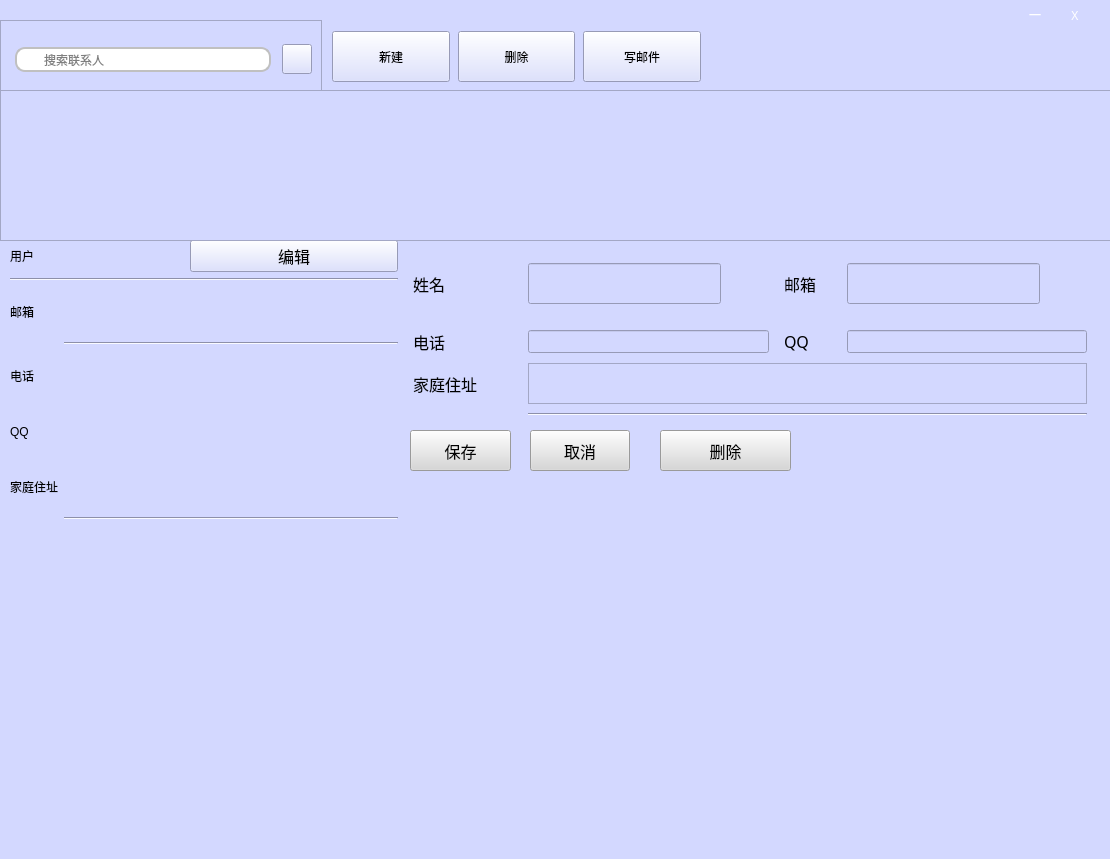
 <widget class="QWidget" name="Form">
  <property name="geometry">
   <rect>
    <x>0</x>
    <y>0</y>
    <width>1110</width>
    <height>859</height>
   </rect>
  </property>
  <property name="focusPolicy">
   <enum>Qt::StrongFocus</enum>
  </property>
  <property name="contextMenuPolicy">
   <enum>Qt::ActionsContextMenu</enum>
  </property>
  <property name="windowTitle">
   <string>联系人</string>
  </property>
  <property name="styleSheet">
   <string notr="true">background-color: rgb(211, 216, 255);</string>
  </property>
  <widget class="QWidget" name="widget_3" native="true">
   <property name="geometry">
    <rect>
     <x>2</x>
     <y>0</y>
     <width>943</width>
     <height>30</height>
    </rect>
   </property>
   <property name="minimumSize">
    <size>
     <width>40</width>
     <height>30</height>
    </size>
   </property>
   <property name="maximumSize">
    <size>
     <width>16777215</width>
     <height>30</height>
    </size>
   </property>
   <property name="styleSheet">
    <string notr="true">/*background: rgb(68, 69, 73);*/</string>
   </property>
   <layout class="QHBoxLayout" name="horizontalLayout_10" stretch="">
    <property name="spacing">
     <number>5</number>
    </property>
    <property name="leftMargin">
     <number>5</number>
    </property>
    <property name="topMargin">
     <number>0</number>
    </property>
    <property name="rightMargin">
     <number>5</number>
    </property>
    <property name="bottomMargin">
     <number>0</number>
    </property>
   </layout>
  </widget>
  <widget class="QFrame" name="frame_2">
   <property name="geometry">
    <rect>
     <x>0</x>
     <y>20</y>
     <width>322</width>
     <height>79</height>
    </rect>
   </property>
   <property name="frameShape">
    <enum>QFrame::StyledPanel</enum>
   </property>
   <property name="frameShadow">
    <enum>QFrame::Raised</enum>
   </property>
   <layout class="QHBoxLayout" name="horizontalLayout_3" stretch="0,0">
    <item>
     <widget class="QFrame" name="frame_3">
      <property name="frameShape">
       <enum>QFrame::NoFrame</enum>
      </property>
      <property name="frameShadow">
       <enum>QFrame::Plain</enum>
      </property>
      <property name="lineWidth">
       <number>1</number>
      </property>
      <layout class="QHBoxLayout" name="horizontalLayout_7">
       <property name="spacing">
        <number>0</number>
       </property>
       <property name="leftMargin">
        <number>5</number>
       </property>
       <property name="topMargin">
        <number>5</number>
       </property>
       <property name="rightMargin">
        <number>5</number>
       </property>
       <property name="bottomMargin">
        <number>5</number>
       </property>
       <item>
        <widget class="QLabel" name="searchlabel">
         <property name="minimumSize">
          <size>
           <width>25</width>
           <height>25</height>
          </size>
         </property>
         <property name="maximumSize">
          <size>
           <width>22</width>
           <height>25</height>
          </size>
         </property>
         <property name="styleSheet">
          <string notr="true">
border:2px solid gray;
border-top-left-radius:10px;
border-bottom-left-radius:10px;
padding:2px 2px;
border-right: none; 
border-color:silver;
background-color: rgb(255, 255, 255);
color: #000;</string>
         </property>
         <property name="text">
          <string/>
         </property>
         <property name="pixmap">
          <pixmap>search24.png</pixmap>
         </property>
        </widget>
       </item>
       <item>
        <widget class="QLineEdit" name="searchEdit">
         <property name="minimumSize">
          <size>
           <width>0</width>
           <height>25</height>
          </size>
         </property>
         <property name="sizeIncrement">
          <size>
           <width>0</width>
           <height>24</height>
          </size>
         </property>
         <property name="focusPolicy">
          <enum>Qt::ClickFocus</enum>
         </property>
         <property name="styleSheet">
          <string notr="true">border:2px solid gray;
padding:2px 2px; 
border-left: 0px;
border-right:0px;
border-color:silver;

background-color: rgb(255, 255, 255);
    color: #000;
   /*border: 2px solid #555;*/

</string>
         </property>
         <property name="text">
          <string/>
         </property>
         <property name="placeholderText">
          <string>搜索联系人</string>
         </property>
        </widget>
       </item>
       <item>
        <widget class="QLabel" name="Xlabel">
         <property name="minimumSize">
          <size>
           <width>25</width>
           <height>25</height>
          </size>
         </property>
         <property name="maximumSize">
          <size>
           <width>25</width>
           <height>25</height>
          </size>
         </property>
         <property name="styleSheet">
          <string notr="true">
border:2px solid gray;
border-top-right-radius:10px;
border-bottom-right-radius:10px;
padding:2px 2px;
border-color:silver;
border-left:none;

background-color: rgb(255, 255, 255);
color: #000;

</string>
         </property>
         <property name="text">
          <string/>
         </property>
         <property name="alignment">
          <set>Qt::AlignCenter</set>
         </property>
        </widget>
       </item>
      </layout>
     </widget>
    </item>
    <item>
     <widget class="QPushButton" name="toolButton">
      <property name="minimumSize">
       <size>
        <width>30</width>
        <height>30</height>
       </size>
      </property>
      <property name="maximumSize">
       <size>
        <width>30</width>
        <height>30</height>
       </size>
      </property>
      <property name="focusPolicy">
       <enum>Qt::NoFocus</enum>
      </property>
      <property name="styleSheet">
       <string notr="true">/*QPushButton {
     
        text-align:  right center;
        padding-left: 3px;
}*/
QPushButton::menu-indicator {
      /*  subcontrol-position: right center;
        subcontrol-origin: padding;
        padding-right: 3px;*/
         image: none; 
}</string>
      </property>
      <property name="icon">
       <iconset>
        <normaloff>Black/arrowBottom.png</normaloff>Black/arrowBottom.png</iconset>
      </property>
     </widget>
    </item>
   </layout>
  </widget>
  <widget class="QWidget" name="widgetEdit" native="true">
   <property name="enabled">
    <bool>true</bool>
   </property>
   <property name="geometry">
    <rect>
     <x>400</x>
     <y>250</y>
     <width>700</width>
     <height>281</height>
    </rect>
   </property>
   <property name="cursor">
    <cursorShape>ArrowCursor</cursorShape>
   </property>
   <property name="focusPolicy">
    <enum>Qt::NoFocus</enum>
   </property>
   <property name="acceptDrops">
    <bool>false</bool>
   </property>
   <property name="autoFillBackground">
    <bool>false</bool>
   </property>
   <widget class="QLabel" name="label_14">
    <property name="geometry">
     <rect>
      <x>13</x>
      <y>13</y>
      <width>48</width>
      <height>41</height>
     </rect>
    </property>
    <property name="font">
     <font>
      <family>黑体</family>
      <pointsize>12</pointsize>
     </font>
    </property>
    <property name="text">
     <string>姓名</string>
    </property>
   </widget>
   <widget class="QLineEdit" name="Editname">
    <property name="geometry">
     <rect>
      <x>128</x>
      <y>13</y>
      <width>193</width>
      <height>41</height>
     </rect>
    </property>
    <property name="text">
     <string/>
    </property>
   </widget>
   <widget class="QLineEdit" name="Editmail">
    <property name="geometry">
     <rect>
      <x>447</x>
      <y>13</y>
      <width>193</width>
      <height>41</height>
     </rect>
    </property>
   </widget>
   <widget class="QLabel" name="label_3">
    <property name="geometry">
     <rect>
      <x>384</x>
      <y>13</y>
      <width>48</width>
      <height>41</height>
     </rect>
    </property>
    <property name="font">
     <font>
      <family>黑体</family>
      <pointsize>12</pointsize>
     </font>
    </property>
    <property name="text">
     <string>邮箱</string>
    </property>
   </widget>
   <widget class="QLineEdit" name="Editphone">
    <property name="geometry">
     <rect>
      <x>128</x>
      <y>80</y>
      <width>241</width>
      <height>23</height>
     </rect>
    </property>
   </widget>
   <widget class="QLabel" name="label_6">
    <property name="geometry">
     <rect>
      <x>13</x>
      <y>80</y>
      <width>100</width>
      <height>23</height>
     </rect>
    </property>
    <property name="font">
     <font>
      <family>黑体</family>
      <pointsize>12</pointsize>
     </font>
    </property>
    <property name="text">
     <string>电话</string>
    </property>
   </widget>
   <widget class="QLabel" name="label_7">
    <property name="geometry">
     <rect>
      <x>384</x>
      <y>80</y>
      <width>48</width>
      <height>23</height>
     </rect>
    </property>
    <property name="font">
     <font>
      <family>黑体</family>
      <pointsize>12</pointsize>
     </font>
    </property>
    <property name="text">
     <string>QQ</string>
    </property>
   </widget>
   <widget class="QLineEdit" name="Editqq">
    <property name="geometry">
     <rect>
      <x>447</x>
      <y>80</y>
      <width>240</width>
      <height>23</height>
     </rect>
    </property>
   </widget>
   <widget class="Line" name="line_2">
    <property name="geometry">
     <rect>
      <x>128</x>
      <y>156</y>
      <width>559</width>
      <height>16</height>
     </rect>
    </property>
    <property name="orientation">
     <enum>Qt::Horizontal</enum>
    </property>
   </widget>
   <widget class="QLabel" name="labelcom_2">
    <property name="geometry">
     <rect>
      <x>13</x>
      <y>179</y>
      <width>100</width>
      <height>23</height>
     </rect>
    </property>
    <property name="font">
     <font>
      <family>黑体</family>
      <pointsize>12</pointsize>
     </font>
    </property>
    <property name="text">
     <string/>
    </property>
   </widget>
   <widget class="QLabel" name="label_8">
    <property name="geometry">
     <rect>
      <x>13</x>
      <y>113</y>
      <width>100</width>
      <height>41</height>
     </rect>
    </property>
    <property name="font">
     <font>
      <family>黑体</family>
      <pointsize>12</pointsize>
     </font>
    </property>
    <property name="text">
     <string>家庭住址</string>
    </property>
   </widget>
   <widget class="QLabel" name="labelCompany">
    <property name="geometry">
     <rect>
      <x>13</x>
      <y>146</y>
      <width>100</width>
      <height>23</height>
     </rect>
    </property>
    <property name="font">
     <font>
      <family>黑体</family>
      <pointsize>12</pointsize>
      <weight>75</weight>
      <bold>true</bold>
     </font>
    </property>
    <property name="text">
     <string/>
    </property>
   </widget>
   <widget class="QLabel" name="label_11">
    <property name="geometry">
     <rect>
      <x>13</x>
      <y>212</y>
      <width>100</width>
      <height>23</height>
     </rect>
    </property>
    <property name="font">
     <font>
      <family>黑体</family>
      <pointsize>12</pointsize>
     </font>
    </property>
    <property name="text">
     <string/>
    </property>
   </widget>
   <widget class="QTextEdit" name="Edithomeadd">
    <property name="geometry">
     <rect>
      <x>128</x>
      <y>113</y>
      <width>559</width>
      <height>41</height>
     </rect>
    </property>
   </widget>
   <widget class="QPushButton" name="pushButtonsave">
    <property name="geometry">
     <rect>
      <x>10</x>
      <y>180</y>
      <width>101</width>
      <height>41</height>
     </rect>
    </property>
    <property name="minimumSize">
     <size>
      <width>100</width>
      <height>0</height>
     </size>
    </property>
    <property name="maximumSize">
     <size>
      <width>120</width>
      <height>16777215</height>
     </size>
    </property>
    <property name="font">
     <font>
      <family>黑体</family>
      <pointsize>12</pointsize>
     </font>
    </property>
    <property name="styleSheet">
     <string notr="true">background-color: rgb(215, 215, 215);
color: rgb(0, 0, 0);</string>
    </property>
    <property name="text">
     <string>保存</string>
    </property>
   </widget>
   <widget class="QPushButton" name="pushButtoncancel">
    <property name="geometry">
     <rect>
      <x>130</x>
      <y>180</y>
      <width>100</width>
      <height>41</height>
     </rect>
    </property>
    <property name="minimumSize">
     <size>
      <width>100</width>
      <height>0</height>
     </size>
    </property>
    <property name="maximumSize">
     <size>
      <width>120</width>
      <height>16777215</height>
     </size>
    </property>
    <property name="font">
     <font>
      <family>黑体</family>
      <pointsize>12</pointsize>
     </font>
    </property>
    <property name="styleSheet">
     <string notr="true">background-color: rgb(215, 215, 215);
color: rgb(0, 0, 0);</string>
    </property>
    <property name="text">
     <string>取消</string>
    </property>
   </widget>
   <widget class="QPushButton" name="pushButtondelete">
    <property name="geometry">
     <rect>
      <x>260</x>
      <y>180</y>
      <width>131</width>
      <height>41</height>
     </rect>
    </property>
    <property name="font">
     <font>
      <family>黑体</family>
      <pointsize>12</pointsize>
     </font>
    </property>
    <property name="styleSheet">
     <string notr="true">
   color:black;

background-color: rgb(215, 215, 215);
</string>
    </property>
    <property name="text">
     <string>删除</string>
    </property>
   </widget>
  </widget>
  <widget class="QWidget" name="widgetShow" native="true">
   <property name="geometry">
    <rect>
     <x>10</x>
     <y>240</y>
     <width>388</width>
     <height>501</height>
    </rect>
   </property>
   <layout class="QGridLayout" name="gridLayout_2">
    <item row="2" column="1" colspan="4">
     <widget class="QLabel" name="labelmailtxt">
      <property name="text">
       <string/>
      </property>
     </widget>
    </item>
    <item row="3" column="1" colspan="4">
     <widget class="Line" name="line_4">
      <property name="orientation">
       <enum>Qt::Horizontal</enum>
      </property>
     </widget>
    </item>
    <item row="0" column="4">
     <widget class="QPushButton" name="EditButton">
      <property name="minimumSize">
       <size>
        <width>208</width>
        <height>29</height>
       </size>
      </property>
      <property name="font">
       <font>
        <family>黑体</family>
        <pointsize>12</pointsize>
       </font>
      </property>
      <property name="mouseTracking">
       <bool>false</bool>
      </property>
      <property name="layoutDirection">
       <enum>Qt::LeftToRight</enum>
      </property>
      <property name="autoFillBackground">
       <bool>false</bool>
      </property>
      <property name="text">
       <string>编辑</string>
      </property>
      <property name="autoRepeatDelay">
       <number>300</number>
      </property>
      <property name="autoDefault">
       <bool>false</bool>
      </property>
      <property name="default">
       <bool>false</bool>
      </property>
     </widget>
    </item>
    <item row="7" column="1" colspan="4">
     <widget class="Line" name="line_5">
      <property name="orientation">
       <enum>Qt::Horizontal</enum>
      </property>
     </widget>
    </item>
    <item row="8" column="1" colspan="2">
     <widget class="QLabel" name="labelcomtxt">
      <property name="text">
       <string/>
      </property>
     </widget>
    </item>
    <item row="6" column="1" colspan="2">
     <widget class="QLabel" name="labelhomeaddtxt">
      <property name="text">
       <string/>
      </property>
     </widget>
    </item>
    <item row="11" column="1" colspan="2">
     <widget class="QLabel" name="labelcomaddtxt">
      <property name="text">
       <string/>
      </property>
     </widget>
    </item>
    <item row="6" column="0">
     <widget class="QLabel" name="labelhomeadd">
      <property name="text">
       <string>家庭住址</string>
      </property>
     </widget>
    </item>
    <item row="4" column="0">
     <widget class="QLabel" name="labelphone">
      <property name="text">
       <string>电话</string>
      </property>
     </widget>
    </item>
    <item row="1" column="0" colspan="5">
     <widget class="Line" name="line_3">
      <property name="orientation">
       <enum>Qt::Horizontal</enum>
      </property>
     </widget>
    </item>
    <item row="4" column="1" colspan="2">
     <widget class="QLabel" name="labelphonetxt">
      <property name="text">
       <string/>
      </property>
     </widget>
    </item>
    <item row="9" column="1" colspan="2">
     <widget class="QLabel" name="labelparttxt">
      <property name="text">
       <string/>
      </property>
     </widget>
    </item>
    <item row="5" column="1" colspan="2">
     <widget class="QLabel" name="labelqqtxt">
      <property name="text">
       <string/>
      </property>
     </widget>
    </item>
    <item row="10" column="1" colspan="2">
     <widget class="QLabel" name="labelworktxt">
      <property name="text">
       <string/>
      </property>
     </widget>
    </item>
    <item row="5" column="0">
     <widget class="QLabel" name="labelqq">
      <property name="text">
       <string>QQ</string>
      </property>
     </widget>
    </item>
    <item row="2" column="0">
     <widget class="QLabel" name="labelmail">
      <property name="text">
       <string>邮箱</string>
      </property>
     </widget>
    </item>
    <item row="0" column="0">
     <widget class="QLabel" name="labelname">
      <property name="text">
       <string>用户</string>
      </property>
     </widget>
    </item>
   </layout>
  </widget>
  <widget class="QLabel" name="label_13">
   <property name="geometry">
    <rect>
     <x>390</x>
     <y>1280</y>
     <width>100</width>
     <height>107</height>
    </rect>
   </property>
   <property name="font">
    <font>
     <family>黑体</family>
     <pointsize>12</pointsize>
    </font>
   </property>
   <property name="text">
    <string>地址</string>
   </property>
  </widget>
  <widget class="QTextEdit" name="Editcomadd">
   <property name="geometry">
    <rect>
     <x>530</x>
     <y>1300</y>
     <width>559</width>
     <height>107</height>
    </rect>
   </property>
  </widget>
  <widget class="QLineEdit" name="Editcom">
   <property name="geometry">
    <rect>
     <x>270</x>
     <y>1350</y>
     <width>559</width>
     <height>25</height>
    </rect>
   </property>
   <property name="styleSheet">
    <string notr="true"/>
   </property>
  </widget>
  <widget class="QLineEdit" name="Editwork">
   <property name="geometry">
    <rect>
     <x>480</x>
     <y>1340</y>
     <width>216</width>
     <height>25</height>
    </rect>
   </property>
  </widget>
  <widget class="QLineEdit" name="Editpart">
   <property name="geometry">
    <rect>
     <x>180</x>
     <y>1330</y>
     <width>217</width>
     <height>25</height>
    </rect>
   </property>
  </widget>
  <widget class="QLabel" name="label_12">
   <property name="geometry">
    <rect>
     <x>330</x>
     <y>1260</y>
     <width>96</width>
     <height>24</height>
    </rect>
   </property>
   <property name="font">
    <font>
     <family>黑体</family>
     <pointsize>12</pointsize>
    </font>
   </property>
   <property name="text">
    <string>职务</string>
   </property>
  </widget>
  <widget class="QComboBox" name="comboBoxsex">
   <property name="geometry">
    <rect>
     <x>550</x>
     <y>1310</y>
     <width>217</width>
     <height>24</height>
    </rect>
   </property>
   <item>
    <property name="text">
     <string>男</string>
    </property>
   </item>
   <item>
    <property name="text">
     <string>女</string>
    </property>
   </item>
  </widget>
  <widget class="QDateEdit" name="dateEdit">
   <property name="geometry">
    <rect>
     <x>800</x>
     <y>1340</y>
     <width>216</width>
     <height>24</height>
    </rect>
   </property>
   <property name="dateTime">
    <datetime>
     <hour>0</hour>
     <minute>0</minute>
     <second>0</second>
     <year>1996</year>
     <month>1</month>
     <day>1</day>
    </datetime>
   </property>
   <property name="calendarPopup">
    <bool>true</bool>
   </property>
  </widget>
  <widget class="QLabel" name="label_5">
   <property name="geometry">
    <rect>
     <x>610</x>
     <y>1350</y>
     <width>96</width>
     <height>24</height>
    </rect>
   </property>
   <property name="font">
    <font>
     <family>黑体</family>
     <pointsize>12</pointsize>
    </font>
   </property>
   <property name="text">
    <string>出生日期</string>
   </property>
  </widget>
  <widget class="QLabel" name="label_2">
   <property name="geometry">
    <rect>
     <x>450</x>
     <y>1300</y>
     <width>100</width>
     <height>24</height>
    </rect>
   </property>
   <property name="font">
    <font>
     <family>黑体</family>
     <pointsize>12</pointsize>
    </font>
   </property>
   <property name="text">
    <string>性别</string>
   </property>
  </widget>
  <widget class="QLabel" name="labelcomadd">
   <property name="geometry">
    <rect>
     <x>810</x>
     <y>1060</y>
     <width>100</width>
     <height>21</height>
    </rect>
   </property>
   <property name="text">
    <string>地址</string>
   </property>
  </widget>
  <widget class="QLabel" name="labelwork">
   <property name="geometry">
    <rect>
     <x>520</x>
     <y>1070</y>
     <width>100</width>
     <height>21</height>
    </rect>
   </property>
   <property name="text">
    <string>职务</string>
   </property>
  </widget>
  <widget class="QLabel" name="labelpart">
   <property name="geometry">
    <rect>
     <x>910</x>
     <y>1050</y>
     <width>100</width>
     <height>21</height>
    </rect>
   </property>
   <property name="text">
    <string>部门</string>
   </property>
  </widget>
  <widget class="QLabel" name="labelcom">
   <property name="geometry">
    <rect>
     <x>880</x>
     <y>1140</y>
     <width>100</width>
     <height>21</height>
    </rect>
   </property>
   <property name="text">
    <string>公司名称</string>
   </property>
  </widget>
  <widget class="QLabel" name="labelCompany2">
   <property name="geometry">
    <rect>
     <x>350</x>
     <y>1060</y>
     <width>100</width>
     <height>24</height>
    </rect>
   </property>
   <property name="font">
    <font>
     <family>黑体</family>
     <pointsize>12</pointsize>
     <weight>75</weight>
     <bold>true</bold>
    </font>
   </property>
   <property name="text">
    <string>公司信息</string>
   </property>
  </widget>
  <widget class="QLabel" name="labelPrivate2">
   <property name="geometry">
    <rect>
     <x>680</x>
     <y>1070</y>
     <width>100</width>
     <height>24</height>
    </rect>
   </property>
   <property name="font">
    <font>
     <family>黑体</family>
     <pointsize>12</pointsize>
     <weight>75</weight>
     <italic>false</italic>
     <bold>true</bold>
    </font>
   </property>
   <property name="text">
    <string>个人信息</string>
   </property>
  </widget>
  <widget class="QLabel" name="labelsex">
   <property name="geometry">
    <rect>
     <x>790</x>
     <y>1110</y>
     <width>72</width>
     <height>22</height>
    </rect>
   </property>
   <property name="text">
    <string>性别</string>
   </property>
  </widget>
  <widget class="QLabel" name="labelsextxt">
   <property name="geometry">
    <rect>
     <x>850</x>
     <y>550</y>
     <width>64</width>
     <height>22</height>
    </rect>
   </property>
   <property name="text">
    <string/>
   </property>
  </widget>
  <widget class="QLabel" name="labelbirth">
   <property name="geometry">
    <rect>
     <x>570</x>
     <y>1190</y>
     <width>72</width>
     <height>25</height>
    </rect>
   </property>
   <property name="text">
    <string>出生日期</string>
   </property>
  </widget>
  <widget class="QLabel" name="labelbrithtxt">
   <property name="geometry">
    <rect>
     <x>460</x>
     <y>630</y>
     <width>64</width>
     <height>25</height>
    </rect>
   </property>
   <property name="text">
    <string/>
   </property>
  </widget>
  <widget class="QListWidget" name="listpeople">
   <property name="geometry">
    <rect>
     <x>0</x>
     <y>90</y>
     <width>1200</width>
     <height>151</height>
    </rect>
   </property>
   <property name="minimumSize">
    <size>
     <width>1200</width>
     <height>0</height>
    </size>
   </property>
   <property name="maximumSize">
    <size>
     <width>1000</width>
     <height>16777215</height>
    </size>
   </property>
   <property name="font">
    <font>
     <pointsize>14</pointsize>
    </font>
   </property>
  </widget>
  <widget class="QWidget" name="">
   <property name="geometry">
    <rect>
     <x>330</x>
     <y>30</y>
     <width>373</width>
     <height>53</height>
    </rect>
   </property>
   <layout class="QHBoxLayout" name="horizontalLayout_2">
    <item>
     <widget class="QPushButton" name="composeButton">
      <property name="minimumSize">
       <size>
        <width>118</width>
        <height>51</height>
       </size>
      </property>
      <property name="maximumSize">
       <size>
        <width>118</width>
        <height>51</height>
       </size>
      </property>
      <property name="focusPolicy">
       <enum>Qt::NoFocus</enum>
      </property>
      <property name="styleSheet">
       <string notr="true">/*QPushButton{

border: none;

}
QPushButton:hover{
  background-color: qconicalgradient(cx:0.5, cy:0.522909, angle:179.9, stop:0.494318 rgba(181, 225, 250, 255), stop:0.5 rgba(222, 242, 251, 255));

}
QPushButton:pressed{
  background-color: qconicalgradient(cx:0.5, cy:0.522909, angle:179.9, stop:0.494318 rgba(134, 198, 233, 255), stop:0.5 rgba(206, 234, 248, 255));
 
}
*/</string>
      </property>
      <property name="locale">
       <locale language="Chinese" country="China"/>
      </property>
      <property name="text">
       <string>新建</string>
      </property>
      <property name="icon">
       <iconset>
        <normaloff>../images/(DBJ9F{$2K3C00}LUM@CGSM.png</normaloff>../images/(DBJ9F{$2K3C00}LUM@CGSM.png</iconset>
      </property>
      <property name="iconSize">
       <size>
        <width>30</width>
        <height>30</height>
       </size>
      </property>
     </widget>
    </item>
    <item>
     <widget class="QPushButton" name="deleteButton">
      <property name="minimumSize">
       <size>
        <width>117</width>
        <height>51</height>
       </size>
      </property>
      <property name="maximumSize">
       <size>
        <width>117</width>
        <height>51</height>
       </size>
      </property>
      <property name="focusPolicy">
       <enum>Qt::NoFocus</enum>
      </property>
      <property name="styleSheet">
       <string notr="true"/>
      </property>
      <property name="text">
       <string>删除</string>
      </property>
      <property name="icon">
       <iconset>
        <normaloff>../images/~T%}G)E~LBK)GPE9UE5DEJT.png</normaloff>../images/~T%}G)E~LBK)GPE9UE5DEJT.png</iconset>
      </property>
      <property name="iconSize">
       <size>
        <width>30</width>
        <height>30</height>
       </size>
      </property>
     </widget>
    </item>
    <item>
     <widget class="QPushButton" name="contactlistButton">
      <property name="minimumSize">
       <size>
        <width>118</width>
        <height>51</height>
       </size>
      </property>
      <property name="maximumSize">
       <size>
        <width>118</width>
        <height>51</height>
       </size>
      </property>
      <property name="focusPolicy">
       <enum>Qt::NoFocus</enum>
      </property>
      <property name="styleSheet">
       <string notr="true"/>
      </property>
      <property name="text">
       <string>写邮件</string>
      </property>
      <property name="icon">
       <iconset>
        <normaloff>../images/2B3GHFDGBSTET_MS`)IE@AJ.png</normaloff>../images/2B3GHFDGBSTET_MS`)IE@AJ.png</iconset>
      </property>
      <property name="iconSize">
       <size>
        <width>30</width>
        <height>30</height>
       </size>
      </property>
     </widget>
    </item>
   </layout>
  </widget>
  <widget class="QLabel" name="labelimage">
   <property name="geometry">
    <rect>
     <x>780</x>
     <y>1110</y>
     <width>71</width>
     <height>61</height>
    </rect>
   </property>
   <property name="minimumSize">
    <size>
     <width>71</width>
     <height>61</height>
    </size>
   </property>
   <property name="maximumSize">
    <size>
     <width>71</width>
     <height>61</height>
    </size>
   </property>
   <property name="text">
    <string/>
   </property>
   <property name="pixmap">
    <pixmap>person.png</pixmap>
   </property>
  </widget>
  <widget class="QLabel" name="labelmin">
   <property name="geometry">
    <rect>
     <x>1020</x>
     <y>0</y>
     <width>30</width>
     <height>30</height>
    </rect>
   </property>
   <property name="minimumSize">
    <size>
     <width>30</width>
     <height>30</height>
    </size>
   </property>
   <property name="maximumSize">
    <size>
     <width>30</width>
     <height>30</height>
    </size>
   </property>
   <property name="font">
    <font>
     <family>微软雅黑</family>
    </font>
   </property>
   <property name="styleSheet">
    <string notr="true">QLabel{
   color:white;
	border:0px;
}
QLabel:hover{
   background-color:rgb(255,255,255,50%);
}</string>
   </property>
   <property name="text">
    <string>一</string>
   </property>
   <property name="alignment">
    <set>Qt::AlignCenter</set>
   </property>
  </widget>
  <widget class="QLabel" name="labelclose">
   <property name="geometry">
    <rect>
     <x>1060</x>
     <y>0</y>
     <width>30</width>
     <height>30</height>
    </rect>
   </property>
   <property name="minimumSize">
    <size>
     <width>30</width>
     <height>30</height>
    </size>
   </property>
   <property name="maximumSize">
    <size>
     <width>30</width>
     <height>30</height>
    </size>
   </property>
   <property name="font">
    <font>
     <family>微软雅黑</family>
    </font>
   </property>
   <property name="styleSheet">
    <string notr="true">QLabel{
   color:white;
   border:0px;
}
QLabel:hover{

   background-color:red;

}</string>
   </property>
   <property name="text">
    <string>X</string>
   </property>
   <property name="alignment">
    <set>Qt::AlignCenter</set>
   </property>
  </widget>
  <widget class="QLabel" name="label">
   <property name="geometry">
    <rect>
     <x>10</x>
     <y>530</y>
     <width>851</width>
     <height>351</height>
    </rect>
   </property>
   <property name="text">
    <string/>
   </property>
   <property name="pixmap">
    <pixmap>../images/5216ef9f-7c5f-4f5e-9553-16baf845bfa7.jpg</pixmap>
   </property>
  </widget>
  <widget class="QLabel" name="label_4">
   <property name="geometry">
    <rect>
     <x>650</x>
     <y>530</y>
     <width>531</width>
     <height>361</height>
    </rect>
   </property>
   <property name="text">
    <string/>
   </property>
   <property name="pixmap">
    <pixmap>../images/5216ef9f-7c5f-4f5e-9553-16baf845bfa7.jpg</pixmap>
   </property>
  </widget>
  <widget class="QLabel" name="labelPrivate">
   <property name="geometry">
    <rect>
     <x>480</x>
     <y>970</y>
     <width>100</width>
     <height>23</height>
    </rect>
   </property>
   <property name="font">
    <font>
     <family>黑体</family>
     <pointsize>12</pointsize>
     <weight>75</weight>
     <italic>false</italic>
     <bold>true</bold>
    </font>
   </property>
   <property name="text">
    <string>个人信息</string>
   </property>
  </widget>
  <widget class="Line" name="line">
   <property name="geometry">
    <rect>
     <x>450</x>
     <y>950</y>
     <width>559</width>
     <height>16</height>
    </rect>
   </property>
   <property name="orientation">
    <enum>Qt::Horizontal</enum>
   </property>
  </widget>
  <zorder>widget_3</zorder>
  <zorder>frame_2</zorder>
  <zorder>widgetEdit</zorder>
  <zorder>widgetShow</zorder>
  <zorder>label_8</zorder>
  <zorder>label_13</zorder>
  <zorder>Editcomadd</zorder>
  <zorder>Editcom</zorder>
  <zorder>Editwork</zorder>
  <zorder>Editpart</zorder>
  <zorder>label_12</zorder>
  <zorder>horizontalSpacer</zorder>
  <zorder>comboBoxsex</zorder>
  <zorder>dateEdit</zorder>
  <zorder>label_5</zorder>
  <zorder>label_2</zorder>
  <zorder>labelcomadd</zorder>
  <zorder>labelwork</zorder>
  <zorder>labelpart</zorder>
  <zorder>labelcom</zorder>
  <zorder>labelCompany2</zorder>
  <zorder>labelPrivate2</zorder>
  <zorder>labelsex</zorder>
  <zorder>labelsextxt</zorder>
  <zorder>labelbirth</zorder>
  <zorder>labelbrithtxt</zorder>
  <zorder>listpeople</zorder>
  <zorder></zorder>
  <zorder>Xlabel</zorder>
  <zorder>searchEdit</zorder>
  <zorder>labelimage</zorder>
  <zorder>labelmin</zorder>
  <zorder>labelclose</zorder>
  <zorder>label</zorder>
  <zorder>label_4</zorder>
  <zorder>labelPrivate</zorder>
  <zorder>line</zorder>
 </widget>
